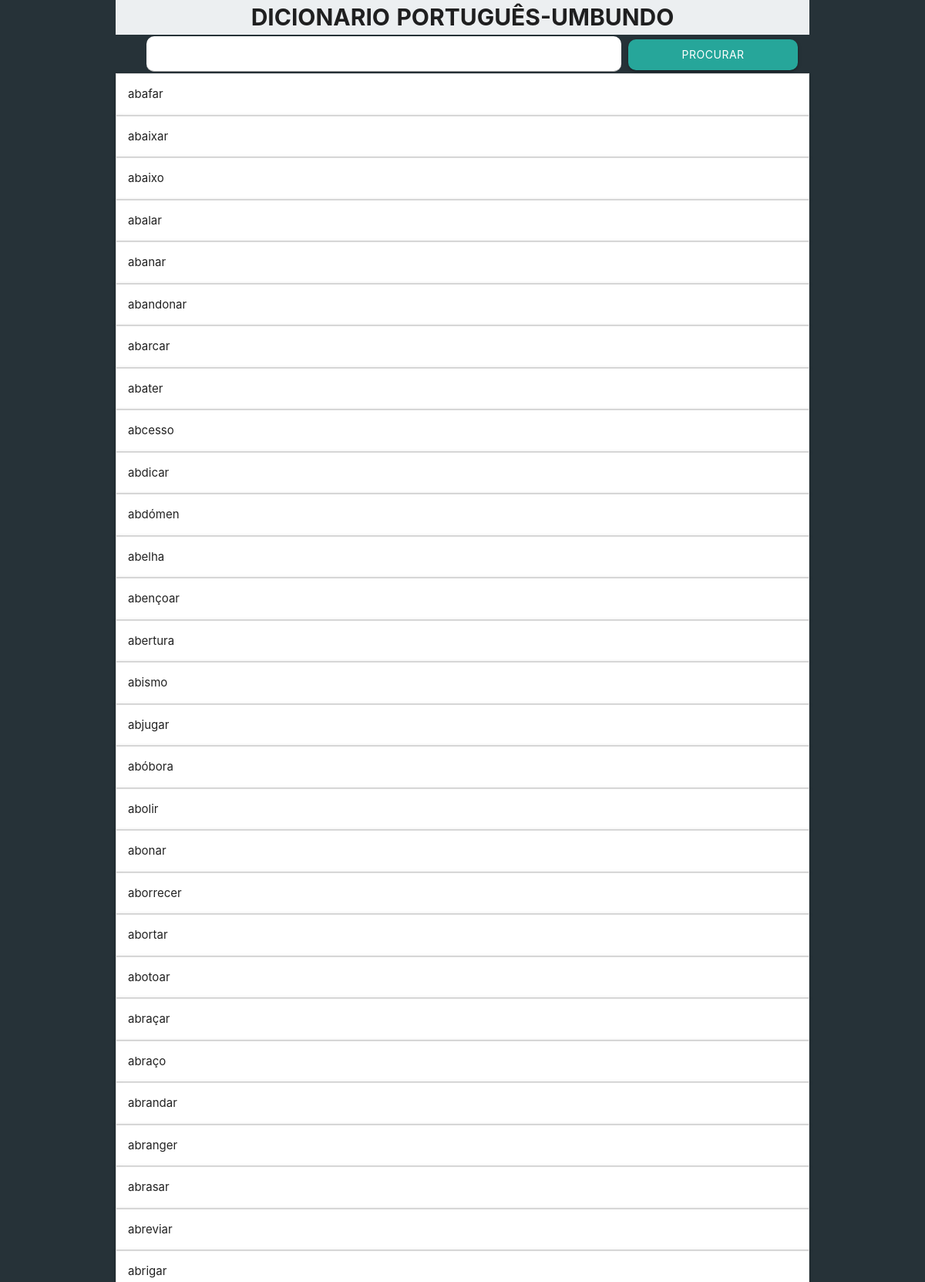
The page / (upper part) on the database its author committed.
### tables this page shows
CREATE TABLE `palavras` (
  `id` int NOT NULL AUTO_INCREMENT,
  `termo` varchar(20) NOT NULL,
  `sentido` varchar(200) NOT NULL,
  PRIMARY KEY (`id`)
);

### index.php (the view, shortened to what this page needs)
  <?php
 include_once 'conexoes/conectar.php';
  ?>
  <!DOCTYPE html>
  <html>
    <head>
      <link type="text/css" rel="stylesheet" href="css/materialize.min.css"  media="screen,projection"/>
      <link rel="stylesheet" type="text/css" href="css/style.css">
    </head>
    <body class=" blue-grey darken-4">
 <div class="row corpo">
<header >
	<div id="tema" class="blue-grey lighten-5">
		<b class="hide-on-small-only">Dicionario</b>
		<b> Português-Umbundo</b>
	</div>
	<form id="formulario" action="conexoes/read.php" method="GET">
    <input type="text" name="pesquisa" id="inserir">
    <button type="submit" name="Procurar" id="botao" class="btn">
    	Procurar
    </button>
	</form>
</header>
</div>
<div class="row corpo">
<div class="grey lighten-5 " >
	<table >
<?php
$sql = "SELECT * FROM palavras";
  $saida = mysqli_query($conectar,$sql);
  if($saida):
     while($dados = mysqli_fetch_array($saida)):
?>
      <ul class="collapsible" style=" margin-bottom: 0px; margin-top: 0px;">
    <li>
      <div class="collapsible-header"><?php
        $termo = utf8_encode($dados['termo']);
       echo $termo; ?></div>
    </li>
  </ul>
    <?php
  endwhile;
endif;
    ?>
	</table>
</div>
</div>
    </body>
  </html>

### css/style.css (style rules this page uses)
body { background: grey; }
@media (min-width: 700px) { .corpo { max-width: 900px; margin: 0px auto; } }
#inserir { border-radius: 10px; margin: 2px 5px 2px 5px; background-color: white; width: 70%; text-indent: 10px; }
#formulario { width: 100%; }
.row { text-align: center; margin: 0 auto; }
#botao { height: 40px; border-radius: 10px; width: 25%; border: none; }
#tema { text-transform: uppercase; text-align: center; font-size: 2em; }
form { margin: auto; padding-left: 20px; }

### rows shown on the page
palavras: termo "abafar"
palavras: termo "abaixar"
palavras: termo "abaixo"
palavras: termo "abalar"
palavras: termo "abanar"
palavras: termo "abandonar"
palavras: termo "abarcar"
palavras: termo "abater"
palavras: termo "abcesso"
palavras: termo "abdicar"
palavras: termo "abdómen"
palavras: termo "abelha"
palavras: termo "abençoar"
palavras: termo "abertura"
palavras: termo "abismo"
palavras: termo "abjugar"
palavras: termo "abóbora"
palavras: termo "abolir"
palavras: termo "abonar"
palavras: termo "aborrecer"
palavras: termo "abortar"
palavras: termo "abotoar"
palavras: termo "abraçar"
palavras: termo "abraço"
palavras: termo "abrandar"
palavras: termo "abranger"
palavras: termo "abrasar"
palavras: termo "abreviar"
palavras: termo "abrigar"
